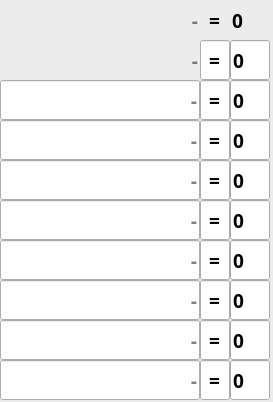
<?xml version="1.0" encoding="UTF-8"?>
<ui version="4.0">
 <class>Form</class>
 <widget class="QWidget" name="Form">
  <property name="geometry">
   <rect>
    <x>0</x>
    <y>0</y>
    <width>273</width>
    <height>402</height>
   </rect>
  </property>
  <property name="font">
   <font>
    <family>Poppins ExtraBold</family>
    <pointsize>14</pointsize>
   </font>
  </property>
  <property name="windowTitle">
   <string>Form</string>
  </property>
  <widget class="QGroupBox" name="groupBox">
   <property name="geometry">
    <rect>
     <x>-10</x>
     <y>-10</y>
     <width>291</width>
     <height>421</height>
    </rect>
   </property>
   <property name="font">
    <font>
     <weight>50</weight>
     <italic>false</italic>
     <bold>false</bold>
     <underline>false</underline>
     <strikeout>false</strikeout>
    </font>
   </property>
   <property name="title">
    <string/>
   </property>
   <widget class="QLineEdit" name="score_1">
    <property name="geometry">
     <rect>
      <x>240</x>
      <y>10</y>
      <width>40</width>
      <height>40</height>
     </rect>
    </property>
    <property name="minimumSize">
     <size>
      <width>40</width>
      <height>40</height>
     </size>
    </property>
    <property name="maximumSize">
     <size>
      <width>40</width>
      <height>40</height>
     </size>
    </property>
    <property name="baseSize">
     <size>
      <width>40</width>
      <height>40</height>
     </size>
    </property>
    <property name="font">
     <font>
      <family>Poppins ExtraBold</family>
      <pointsize>14</pointsize>
      <weight>75</weight>
      <bold>true</bold>
     </font>
    </property>
    <property name="styleSheet">
     <string notr="true">background: transparent; border: none; font-weight: bold; font-size: 16;</string>
    </property>
    <property name="text">
     <string>0</string>
    </property>
    <property name="alignment">
     <set>Qt::AlignLeading|Qt::AlignLeft|Qt::AlignVCenter</set>
    </property>
   </widget>
   <widget class="QLineEdit" name="equal_1">
    <property name="geometry">
     <rect>
      <x>210</x>
      <y>10</y>
      <width>30</width>
      <height>40</height>
     </rect>
    </property>
    <property name="minimumSize">
     <size>
      <width>30</width>
      <height>40</height>
     </size>
    </property>
    <property name="maximumSize">
     <size>
      <width>30</width>
      <height>40</height>
     </size>
    </property>
    <property name="baseSize">
     <size>
      <width>30</width>
      <height>40</height>
     </size>
    </property>
    <property name="font">
     <font>
      <family>Poppins ExtraBold</family>
      <pointsize>14</pointsize>
      <weight>75</weight>
      <bold>true</bold>
     </font>
    </property>
    <property name="styleSheet">
     <string notr="true">background: transparent; border: none; font-weight: bold; font-size: 16;</string>
    </property>
    <property name="text">
     <string>=</string>
    </property>
    <property name="alignment">
     <set>Qt::AlignCenter</set>
    </property>
   </widget>
   <widget class="QLineEdit" name="name_1">
    <property name="geometry">
     <rect>
      <x>10</x>
      <y>10</y>
      <width>200</width>
      <height>40</height>
     </rect>
    </property>
    <property name="minimumSize">
     <size>
      <width>200</width>
      <height>40</height>
     </size>
    </property>
    <property name="maximumSize">
     <size>
      <width>200</width>
      <height>40</height>
     </size>
    </property>
    <property name="baseSize">
     <size>
      <width>200</width>
      <height>40</height>
     </size>
    </property>
    <property name="font">
     <font>
      <family>Poppins ExtraBold</family>
      <pointsize>14</pointsize>
      <weight>75</weight>
      <bold>true</bold>
     </font>
    </property>
    <property name="autoFillBackground">
     <bool>false</bool>
    </property>
    <property name="styleSheet">
     <string notr="true">background: transparent; border: none; font-weight: bold; font-size: 16;</string>
    </property>
    <property name="text">
     <string/>
    </property>
    <property name="alignment">
     <set>Qt::AlignRight|Qt::AlignTrailing|Qt::AlignVCenter</set>
    </property>
    <property name="placeholderText">
     <string>-</string>
    </property>
   </widget>
   <widget class="QLineEdit" name="equal_2">
    <property name="geometry">
     <rect>
      <x>210</x>
      <y>50</y>
      <width>30</width>
      <height>40</height>
     </rect>
    </property>
    <property name="minimumSize">
     <size>
      <width>30</width>
      <height>40</height>
     </size>
    </property>
    <property name="maximumSize">
     <size>
      <width>30</width>
      <height>40</height>
     </size>
    </property>
    <property name="baseSize">
     <size>
      <width>30</width>
      <height>40</height>
     </size>
    </property>
    <property name="font">
     <font>
      <weight>75</weight>
      <bold>true</bold>
     </font>
    </property>
    <property name="text">
     <string>=</string>
    </property>
    <property name="alignment">
     <set>Qt::AlignCenter</set>
    </property>
   </widget>
   <widget class="QLineEdit" name="name_2">
    <property name="geometry">
     <rect>
      <x>10</x>
      <y>50</y>
      <width>200</width>
      <height>40</height>
     </rect>
    </property>
    <property name="minimumSize">
     <size>
      <width>200</width>
      <height>40</height>
     </size>
    </property>
    <property name="maximumSize">
     <size>
      <width>200</width>
      <height>40</height>
     </size>
    </property>
    <property name="baseSize">
     <size>
      <width>200</width>
      <height>40</height>
     </size>
    </property>
    <property name="font">
     <font>
      <weight>75</weight>
      <bold>true</bold>
     </font>
    </property>
    <property name="styleSheet">
     <string notr="true">background: transparent; border: none;</string>
    </property>
    <property name="text">
     <string/>
    </property>
    <property name="alignment">
     <set>Qt::AlignRight|Qt::AlignTrailing|Qt::AlignVCenter</set>
    </property>
    <property name="placeholderText">
     <string>-</string>
    </property>
   </widget>
   <widget class="QLineEdit" name="score_2">
    <property name="geometry">
     <rect>
      <x>240</x>
      <y>50</y>
      <width>40</width>
      <height>40</height>
     </rect>
    </property>
    <property name="minimumSize">
     <size>
      <width>40</width>
      <height>40</height>
     </size>
    </property>
    <property name="maximumSize">
     <size>
      <width>40</width>
      <height>40</height>
     </size>
    </property>
    <property name="baseSize">
     <size>
      <width>40</width>
      <height>40</height>
     </size>
    </property>
    <property name="font">
     <font>
      <weight>75</weight>
      <bold>true</bold>
     </font>
    </property>
    <property name="text">
     <string>0</string>
    </property>
    <property name="alignment">
     <set>Qt::AlignLeading|Qt::AlignLeft|Qt::AlignVCenter</set>
    </property>
   </widget>
   <widget class="QLineEdit" name="equal_3">
    <property name="geometry">
     <rect>
      <x>210</x>
      <y>90</y>
      <width>30</width>
      <height>40</height>
     </rect>
    </property>
    <property name="minimumSize">
     <size>
      <width>30</width>
      <height>40</height>
     </size>
    </property>
    <property name="maximumSize">
     <size>
      <width>30</width>
      <height>40</height>
     </size>
    </property>
    <property name="baseSize">
     <size>
      <width>30</width>
      <height>40</height>
     </size>
    </property>
    <property name="font">
     <font>
      <weight>75</weight>
      <bold>true</bold>
     </font>
    </property>
    <property name="text">
     <string>=</string>
    </property>
    <property name="alignment">
     <set>Qt::AlignCenter</set>
    </property>
   </widget>
   <widget class="QLineEdit" name="name_3">
    <property name="geometry">
     <rect>
      <x>10</x>
      <y>90</y>
      <width>200</width>
      <height>40</height>
     </rect>
    </property>
    <property name="minimumSize">
     <size>
      <width>200</width>
      <height>40</height>
     </size>
    </property>
    <property name="maximumSize">
     <size>
      <width>200</width>
      <height>40</height>
     </size>
    </property>
    <property name="baseSize">
     <size>
      <width>200</width>
      <height>40</height>
     </size>
    </property>
    <property name="font">
     <font>
      <weight>75</weight>
      <bold>true</bold>
     </font>
    </property>
    <property name="text">
     <string/>
    </property>
    <property name="alignment">
     <set>Qt::AlignRight|Qt::AlignTrailing|Qt::AlignVCenter</set>
    </property>
    <property name="placeholderText">
     <string>-</string>
    </property>
   </widget>
   <widget class="QLineEdit" name="score_3">
    <property name="geometry">
     <rect>
      <x>240</x>
      <y>90</y>
      <width>40</width>
      <height>40</height>
     </rect>
    </property>
    <property name="minimumSize">
     <size>
      <width>40</width>
      <height>40</height>
     </size>
    </property>
    <property name="maximumSize">
     <size>
      <width>40</width>
      <height>40</height>
     </size>
    </property>
    <property name="baseSize">
     <size>
      <width>40</width>
      <height>40</height>
     </size>
    </property>
    <property name="font">
     <font>
      <weight>75</weight>
      <bold>true</bold>
     </font>
    </property>
    <property name="text">
     <string>0</string>
    </property>
    <property name="alignment">
     <set>Qt::AlignLeading|Qt::AlignLeft|Qt::AlignVCenter</set>
    </property>
   </widget>
   <widget class="QLineEdit" name="equal_4">
    <property name="geometry">
     <rect>
      <x>210</x>
      <y>130</y>
      <width>30</width>
      <height>40</height>
     </rect>
    </property>
    <property name="minimumSize">
     <size>
      <width>30</width>
      <height>40</height>
     </size>
    </property>
    <property name="maximumSize">
     <size>
      <width>30</width>
      <height>40</height>
     </size>
    </property>
    <property name="baseSize">
     <size>
      <width>30</width>
      <height>40</height>
     </size>
    </property>
    <property name="font">
     <font>
      <weight>75</weight>
      <bold>true</bold>
     </font>
    </property>
    <property name="text">
     <string>=</string>
    </property>
    <property name="alignment">
     <set>Qt::AlignCenter</set>
    </property>
   </widget>
   <widget class="QLineEdit" name="name_4">
    <property name="geometry">
     <rect>
      <x>10</x>
      <y>130</y>
      <width>200</width>
      <height>40</height>
     </rect>
    </property>
    <property name="minimumSize">
     <size>
      <width>200</width>
      <height>40</height>
     </size>
    </property>
    <property name="maximumSize">
     <size>
      <width>200</width>
      <height>40</height>
     </size>
    </property>
    <property name="baseSize">
     <size>
      <width>200</width>
      <height>40</height>
     </size>
    </property>
    <property name="font">
     <font>
      <weight>75</weight>
      <bold>true</bold>
     </font>
    </property>
    <property name="text">
     <string/>
    </property>
    <property name="alignment">
     <set>Qt::AlignRight|Qt::AlignTrailing|Qt::AlignVCenter</set>
    </property>
    <property name="placeholderText">
     <string>-</string>
    </property>
   </widget>
   <widget class="QLineEdit" name="score_4">
    <property name="geometry">
     <rect>
      <x>240</x>
      <y>130</y>
      <width>40</width>
      <height>40</height>
     </rect>
    </property>
    <property name="minimumSize">
     <size>
      <width>40</width>
      <height>40</height>
     </size>
    </property>
    <property name="maximumSize">
     <size>
      <width>40</width>
      <height>40</height>
     </size>
    </property>
    <property name="baseSize">
     <size>
      <width>40</width>
      <height>40</height>
     </size>
    </property>
    <property name="font">
     <font>
      <weight>75</weight>
      <bold>true</bold>
     </font>
    </property>
    <property name="text">
     <string>0</string>
    </property>
    <property name="alignment">
     <set>Qt::AlignLeading|Qt::AlignLeft|Qt::AlignVCenter</set>
    </property>
   </widget>
   <widget class="QLineEdit" name="equal_5">
    <property name="geometry">
     <rect>
      <x>210</x>
      <y>170</y>
      <width>30</width>
      <height>40</height>
     </rect>
    </property>
    <property name="minimumSize">
     <size>
      <width>30</width>
      <height>40</height>
     </size>
    </property>
    <property name="maximumSize">
     <size>
      <width>30</width>
      <height>40</height>
     </size>
    </property>
    <property name="baseSize">
     <size>
      <width>30</width>
      <height>40</height>
     </size>
    </property>
    <property name="font">
     <font>
      <weight>75</weight>
      <bold>true</bold>
     </font>
    </property>
    <property name="text">
     <string>=</string>
    </property>
    <property name="alignment">
     <set>Qt::AlignCenter</set>
    </property>
   </widget>
   <widget class="QLineEdit" name="name_5">
    <property name="geometry">
     <rect>
      <x>10</x>
      <y>170</y>
      <width>200</width>
      <height>40</height>
     </rect>
    </property>
    <property name="minimumSize">
     <size>
      <width>200</width>
      <height>40</height>
     </size>
    </property>
    <property name="maximumSize">
     <size>
      <width>200</width>
      <height>40</height>
     </size>
    </property>
    <property name="baseSize">
     <size>
      <width>200</width>
      <height>40</height>
     </size>
    </property>
    <property name="font">
     <font>
      <weight>75</weight>
      <bold>true</bold>
     </font>
    </property>
    <property name="text">
     <string/>
    </property>
    <property name="alignment">
     <set>Qt::AlignRight|Qt::AlignTrailing|Qt::AlignVCenter</set>
    </property>
    <property name="placeholderText">
     <string>-</string>
    </property>
   </widget>
   <widget class="QLineEdit" name="score_5">
    <property name="geometry">
     <rect>
      <x>240</x>
      <y>170</y>
      <width>40</width>
      <height>40</height>
     </rect>
    </property>
    <property name="minimumSize">
     <size>
      <width>40</width>
      <height>40</height>
     </size>
    </property>
    <property name="maximumSize">
     <size>
      <width>40</width>
      <height>40</height>
     </size>
    </property>
    <property name="baseSize">
     <size>
      <width>40</width>
      <height>40</height>
     </size>
    </property>
    <property name="font">
     <font>
      <weight>75</weight>
      <bold>true</bold>
     </font>
    </property>
    <property name="text">
     <string>0</string>
    </property>
    <property name="alignment">
     <set>Qt::AlignLeading|Qt::AlignLeft|Qt::AlignVCenter</set>
    </property>
   </widget>
   <widget class="QLineEdit" name="equal_6">
    <property name="geometry">
     <rect>
      <x>210</x>
      <y>210</y>
      <width>30</width>
      <height>40</height>
     </rect>
    </property>
    <property name="minimumSize">
     <size>
      <width>30</width>
      <height>40</height>
     </size>
    </property>
    <property name="maximumSize">
     <size>
      <width>30</width>
      <height>40</height>
     </size>
    </property>
    <property name="baseSize">
     <size>
      <width>30</width>
      <height>40</height>
     </size>
    </property>
    <property name="font">
     <font>
      <weight>75</weight>
      <bold>true</bold>
     </font>
    </property>
    <property name="text">
     <string>=</string>
    </property>
    <property name="alignment">
     <set>Qt::AlignCenter</set>
    </property>
   </widget>
   <widget class="QLineEdit" name="name_6">
    <property name="geometry">
     <rect>
      <x>10</x>
      <y>210</y>
      <width>200</width>
      <height>40</height>
     </rect>
    </property>
    <property name="minimumSize">
     <size>
      <width>200</width>
      <height>40</height>
     </size>
    </property>
    <property name="maximumSize">
     <size>
      <width>200</width>
      <height>40</height>
     </size>
    </property>
    <property name="baseSize">
     <size>
      <width>200</width>
      <height>40</height>
     </size>
    </property>
    <property name="font">
     <font>
      <weight>75</weight>
      <bold>true</bold>
     </font>
    </property>
    <property name="text">
     <string/>
    </property>
    <property name="alignment">
     <set>Qt::AlignRight|Qt::AlignTrailing|Qt::AlignVCenter</set>
    </property>
    <property name="placeholderText">
     <string>-</string>
    </property>
   </widget>
   <widget class="QLineEdit" name="score_6">
    <property name="geometry">
     <rect>
      <x>240</x>
      <y>210</y>
      <width>40</width>
      <height>40</height>
     </rect>
    </property>
    <property name="minimumSize">
     <size>
      <width>40</width>
      <height>40</height>
     </size>
    </property>
    <property name="maximumSize">
     <size>
      <width>40</width>
      <height>40</height>
     </size>
    </property>
    <property name="baseSize">
     <size>
      <width>40</width>
      <height>40</height>
     </size>
    </property>
    <property name="font">
     <font>
      <weight>75</weight>
      <bold>true</bold>
     </font>
    </property>
    <property name="text">
     <string>0</string>
    </property>
    <property name="alignment">
     <set>Qt::AlignLeading|Qt::AlignLeft|Qt::AlignVCenter</set>
    </property>
   </widget>
   <widget class="QLineEdit" name="equal_7">
    <property name="geometry">
     <rect>
      <x>210</x>
      <y>250</y>
      <width>30</width>
      <height>40</height>
     </rect>
    </property>
    <property name="minimumSize">
     <size>
      <width>30</width>
      <height>40</height>
     </size>
    </property>
    <property name="maximumSize">
     <size>
      <width>30</width>
      <height>40</height>
     </size>
    </property>
    <property name="baseSize">
     <size>
      <width>30</width>
      <height>40</height>
     </size>
    </property>
    <property name="font">
     <font>
      <weight>75</weight>
      <bold>true</bold>
     </font>
    </property>
    <property name="text">
     <string>=</string>
    </property>
    <property name="alignment">
     <set>Qt::AlignCenter</set>
    </property>
   </widget>
   <widget class="QLineEdit" name="name_7">
    <property name="geometry">
     <rect>
      <x>10</x>
      <y>250</y>
      <width>200</width>
      <height>40</height>
     </rect>
    </property>
    <property name="minimumSize">
     <size>
      <width>200</width>
      <height>40</height>
     </size>
    </property>
    <property name="maximumSize">
     <size>
      <width>200</width>
      <height>40</height>
     </size>
    </property>
    <property name="baseSize">
     <size>
      <width>200</width>
      <height>40</height>
     </size>
    </property>
    <property name="font">
     <font>
      <weight>75</weight>
      <bold>true</bold>
     </font>
    </property>
    <property name="text">
     <string/>
    </property>
    <property name="alignment">
     <set>Qt::AlignRight|Qt::AlignTrailing|Qt::AlignVCenter</set>
    </property>
    <property name="placeholderText">
     <string>-</string>
    </property>
   </widget>
   <widget class="QLineEdit" name="score_7">
    <property name="geometry">
     <rect>
      <x>240</x>
      <y>250</y>
      <width>40</width>
      <height>40</height>
     </rect>
    </property>
    <property name="minimumSize">
     <size>
      <width>40</width>
      <height>40</height>
     </size>
    </property>
    <property name="maximumSize">
     <size>
      <width>40</width>
      <height>40</height>
     </size>
    </property>
    <property name="baseSize">
     <size>
      <width>40</width>
      <height>40</height>
     </size>
    </property>
    <property name="font">
     <font>
      <weight>75</weight>
      <bold>true</bold>
     </font>
    </property>
    <property name="text">
     <string>0</string>
    </property>
    <property name="alignment">
     <set>Qt::AlignLeading|Qt::AlignLeft|Qt::AlignVCenter</set>
    </property>
   </widget>
   <widget class="QLineEdit" name="equal_8">
    <property name="geometry">
     <rect>
      <x>210</x>
      <y>290</y>
      <width>30</width>
      <height>40</height>
     </rect>
    </property>
    <property name="minimumSize">
     <size>
      <width>30</width>
      <height>40</height>
     </size>
    </property>
    <property name="maximumSize">
     <size>
      <width>30</width>
      <height>40</height>
     </size>
    </property>
    <property name="baseSize">
     <size>
      <width>30</width>
      <height>40</height>
     </size>
    </property>
    <property name="font">
     <font>
      <weight>75</weight>
      <bold>true</bold>
     </font>
    </property>
    <property name="text">
     <string>=</string>
    </property>
    <property name="alignment">
     <set>Qt::AlignCenter</set>
    </property>
   </widget>
   <widget class="QLineEdit" name="name_8">
    <property name="geometry">
     <rect>
      <x>10</x>
      <y>290</y>
      <width>200</width>
      <height>40</height>
     </rect>
    </property>
    <property name="minimumSize">
     <size>
      <width>200</width>
      <height>40</height>
     </size>
    </property>
    <property name="maximumSize">
     <size>
      <width>200</width>
      <height>40</height>
     </size>
    </property>
    <property name="baseSize">
     <size>
      <width>200</width>
      <height>40</height>
     </size>
    </property>
    <property name="font">
     <font>
      <weight>75</weight>
      <bold>true</bold>
     </font>
    </property>
    <property name="text">
     <string/>
    </property>
    <property name="alignment">
     <set>Qt::AlignRight|Qt::AlignTrailing|Qt::AlignVCenter</set>
    </property>
    <property name="placeholderText">
     <string>-</string>
    </property>
   </widget>
   <widget class="QLineEdit" name="score_8">
    <property name="geometry">
     <rect>
      <x>240</x>
      <y>290</y>
      <width>40</width>
      <height>40</height>
     </rect>
    </property>
    <property name="minimumSize">
     <size>
      <width>40</width>
      <height>40</height>
     </size>
    </property>
    <property name="maximumSize">
     <size>
      <width>40</width>
      <height>40</height>
     </size>
    </property>
    <property name="baseSize">
     <size>
      <width>40</width>
      <height>40</height>
     </size>
    </property>
    <property name="font">
     <font>
      <weight>75</weight>
      <bold>true</bold>
     </font>
    </property>
    <property name="text">
     <string>0</string>
    </property>
    <property name="alignment">
     <set>Qt::AlignLeading|Qt::AlignLeft|Qt::AlignVCenter</set>
    </property>
   </widget>
   <widget class="QLineEdit" name="equal_9">
    <property name="geometry">
     <rect>
      <x>210</x>
      <y>330</y>
      <width>30</width>
      <height>40</height>
     </rect>
    </property>
    <property name="minimumSize">
     <size>
      <width>30</width>
      <height>40</height>
     </size>
    </property>
    <property name="maximumSize">
     <size>
      <width>30</width>
      <height>40</height>
     </size>
    </property>
    <property name="baseSize">
     <size>
      <width>30</width>
      <height>40</height>
     </size>
    </property>
    <property name="font">
     <font>
      <weight>75</weight>
      <bold>true</bold>
     </font>
    </property>
    <property name="text">
     <string>=</string>
    </property>
    <property name="alignment">
     <set>Qt::AlignCenter</set>
    </property>
   </widget>
   <widget class="QLineEdit" name="name_9">
    <property name="geometry">
     <rect>
      <x>10</x>
      <y>330</y>
      <width>200</width>
      <height>40</height>
     </rect>
    </property>
    <property name="minimumSize">
     <size>
      <width>200</width>
      <height>40</height>
     </size>
    </property>
    <property name="maximumSize">
     <size>
      <width>200</width>
      <height>40</height>
     </size>
    </property>
    <property name="baseSize">
     <size>
      <width>200</width>
      <height>40</height>
     </size>
    </property>
    <property name="font">
     <font>
      <weight>75</weight>
      <bold>true</bold>
     </font>
    </property>
    <property name="text">
     <string/>
    </property>
    <property name="alignment">
     <set>Qt::AlignRight|Qt::AlignTrailing|Qt::AlignVCenter</set>
    </property>
    <property name="placeholderText">
     <string>-</string>
    </property>
   </widget>
   <widget class="QLineEdit" name="score_9">
    <property name="geometry">
     <rect>
      <x>240</x>
      <y>330</y>
      <width>40</width>
      <height>40</height>
     </rect>
    </property>
    <property name="minimumSize">
     <size>
      <width>40</width>
      <height>40</height>
     </size>
    </property>
    <property name="maximumSize">
     <size>
      <width>40</width>
      <height>40</height>
     </size>
    </property>
    <property name="baseSize">
     <size>
      <width>40</width>
      <height>40</height>
     </size>
    </property>
    <property name="font">
     <font>
      <weight>75</weight>
      <bold>true</bold>
     </font>
    </property>
    <property name="text">
     <string>0</string>
    </property>
    <property name="alignment">
     <set>Qt::AlignLeading|Qt::AlignLeft|Qt::AlignVCenter</set>
    </property>
   </widget>
   <widget class="QLineEdit" name="equal_10">
    <property name="geometry">
     <rect>
      <x>210</x>
      <y>370</y>
      <width>30</width>
      <height>40</height>
     </rect>
    </property>
    <property name="minimumSize">
     <size>
      <width>30</width>
      <height>40</height>
     </size>
    </property>
    <property name="maximumSize">
     <size>
      <width>30</width>
      <height>40</height>
     </size>
    </property>
    <property name="baseSize">
     <size>
      <width>30</width>
      <height>40</height>
     </size>
    </property>
    <property name="font">
     <font>
      <weight>75</weight>
      <bold>true</bold>
     </font>
    </property>
    <property name="text">
     <string>=</string>
    </property>
    <property name="alignment">
     <set>Qt::AlignCenter</set>
    </property>
   </widget>
   <widget class="QLineEdit" name="name_10">
    <property name="geometry">
     <rect>
      <x>10</x>
      <y>370</y>
      <width>200</width>
      <height>40</height>
     </rect>
    </property>
    <property name="minimumSize">
     <size>
      <width>200</width>
      <height>40</height>
     </size>
    </property>
    <property name="maximumSize">
     <size>
      <width>200</width>
      <height>40</height>
     </size>
    </property>
    <property name="baseSize">
     <size>
      <width>200</width>
      <height>40</height>
     </size>
    </property>
    <property name="font">
     <font>
      <weight>75</weight>
      <bold>true</bold>
     </font>
    </property>
    <property name="text">
     <string/>
    </property>
    <property name="alignment">
     <set>Qt::AlignRight|Qt::AlignTrailing|Qt::AlignVCenter</set>
    </property>
    <property name="placeholderText">
     <string>-</string>
    </property>
   </widget>
   <widget class="QLineEdit" name="score_10">
    <property name="geometry">
     <rect>
      <x>240</x>
      <y>370</y>
      <width>40</width>
      <height>40</height>
     </rect>
    </property>
    <property name="minimumSize">
     <size>
      <width>40</width>
      <height>40</height>
     </size>
    </property>
    <property name="maximumSize">
     <size>
      <width>40</width>
      <height>40</height>
     </size>
    </property>
    <property name="baseSize">
     <size>
      <width>40</width>
      <height>40</height>
     </size>
    </property>
    <property name="font">
     <font>
      <weight>75</weight>
      <bold>true</bold>
     </font>
    </property>
    <property name="text">
     <string>0</string>
    </property>
    <property name="alignment">
     <set>Qt::AlignLeading|Qt::AlignLeft|Qt::AlignVCenter</set>
    </property>
   </widget>
  </widget>
 </widget>
 <resources/>
 <connections/>
</ui>
